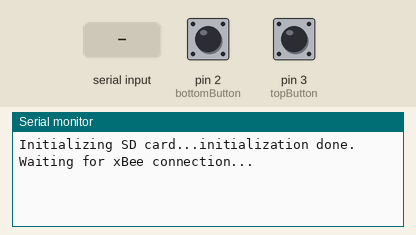
The sketch below on a simulated Arduino Uno, built with avr-gcc and run on an emulated ATmega328P. Shown: the last lines printed to the serial monitor. Inputs (shaded band) come from the test bench; at power-on: pin 2 (bottomButton) LOW, pin 3 (topButton) LOW. Storage starts empty.

Above: at 1.2 s.
1.3 s: "1" received over the second serial link
At 2.4 s:
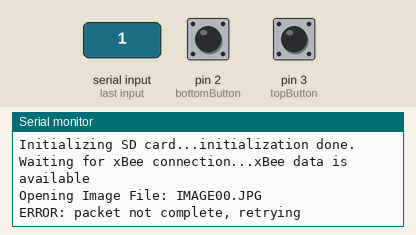
2.8 s: pin 2 (bottomButton) pulled HIGH for 0.15 s
At 4.1 s:
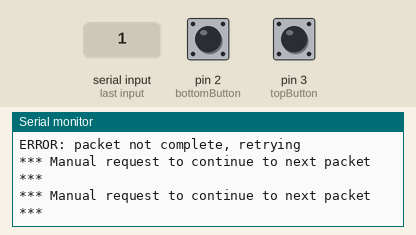
4.4 s: pin 3 (topButton) pulled HIGH for 0.15 s
At 5.5 s:
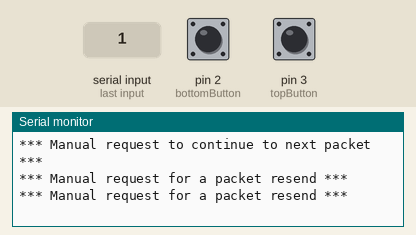

The sketch:

imgReveiceMulti_Arrays.ino
```cpp
#include <SPI.h>
#include <SD.h>
#include <SoftwareSerial.h>

SoftwareSerial xBee(5, 6); // RX, TX

const int topButton = 3;
const int bottomButton = 2;

File img;

void setup() {
  Serial.begin(115200);
  xBee.begin(9600);

  pinMode(topButton, INPUT);
  pinMode(bottomButton, INPUT);

  Serial.print("Initializing SD card...");

  if (!SD.begin(10)) {
    Serial.println("initialization failed!");
    return;
  }
  Serial.println("initialization done.");
}

void loop() {
  Serial.print("Waiting for xBee connection...");
  while(xBee.available() == 0);   //wait for data to begin streaming in
  Serial.println("xBee data is available");

  char filename[13];      // Create an image with the name IMAGExx.JPG
  strcpy(filename, "IMAGE00.JPG");

  for (int i = 0; i < 100; i++) {
    filename[5] = '0' + i/10;
    filename[6] = '0' + i%10;
    // create if does not exist, do not open existing, write, sync after write
    if (!SD.exists(filename)) {
      break;
    }
  }

  unsigned int i = 0;
  img = SD.open(filename, FILE_WRITE);
  Serial.print("Opening Image File: ");
  Serial.println(filename);
  unsigned long t = millis();
  int eof = 0;  //end of file signifier
  byte packet[100];  //array of packet bytes
  int r = 1;  //packet counter
  int c = 1;  //file counter

  while(1){ //the lander is transmitting the file
    if(xBee.available() > 0) {
      packet[i] = xBee.read();  //read xbee data to next position of packet

      //check for the end of file signature
      if (packet[i] == 217) eof++;
      if (eof == 2) break;
      eof = 0;
      if (packet[i] == 255) eof++;

      i++;

      if(i%100 == 0) {  //send serial info every 100 bytes
        Serial.print(r);
        Serial.print(" packet(s) recieved, first byte contains ");
        Serial.print(packet[0]);
        Serial.print(", around ");
        Serial.print((r/490.00)*100.00);
        Serial.print(" percent complete file ");
        Serial.print(c);
        Serial.print(", packet written: ");
      }

      t = millis();                  //reset t to start counting for delay again
    }
    else if((millis() - t) > 40) {          //waits for delay of 1 second
      if((100 - i) > 0 && (100 - i) < 100) {         //check that 100 bytes were written
        xBee.write(48); //sends back zero if not
        Serial.println("ERROR: packet not complete, retrying");
      }
      else if((100 - i) == 0) {   //if packet is full, write to the SD card and confirm
        xBee.write(49);
        for(int k = 0; k < 100; k++) {
          img.write(packet[k]);
        }
        r++;  //increment packet counter
        Serial.println("check");
        img.flush();
      }
      i = 0;          //reset counters
      t = millis();
    }
    //button checking and sending before the while cycle around again...
    if(digitalRead(topButton) == HIGH){
      xBee.write(48);
      Serial.println("*** Manual request for a packet resend ***");
      delay(100);
    }
    if(digitalRead(bottomButton) == HIGH){
      xBee.write(49);
      Serial.println("*** Manual request to continue to next packet ***");
      delay(100);
    }
  }
  Serial.println("Writing Final Packet");
  for(int k = 0; k < (i + 1); k++) {      //Must right final packet before closing...i is +1 because we break before we do i++
    img.write(packet[k]);
  }
  img.close();
  c++;  //increment file counter
  Serial.println("File Transfer Complete.");
}
```

Measured:
- after the input at 1.3 s, the serial monitor: prints a new line at once (image 1)
- after the input at 2.8 s, the serial monitor: prints a new line at once (image 2)
- after the input at 4.4 s, the serial monitor: prints a new line at once (image 3)
